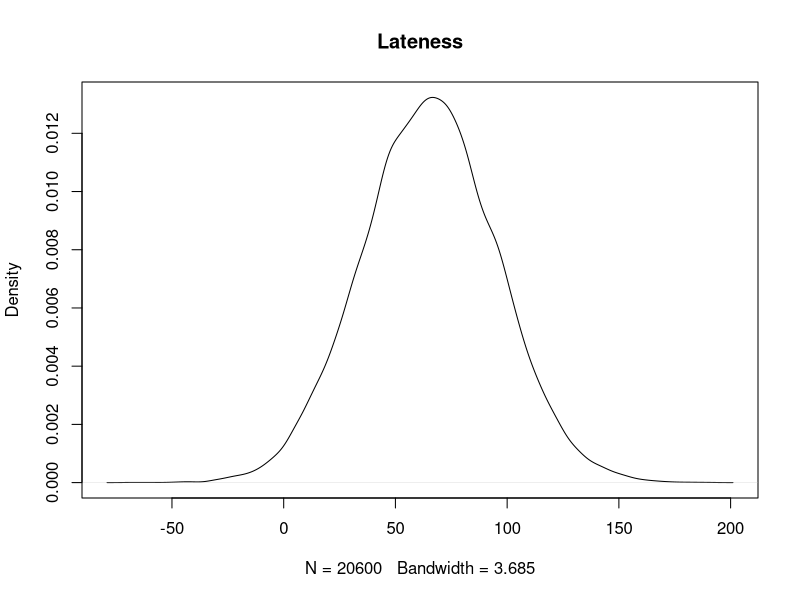

Write R code to recreate this figure.
## ---- chunk 1
knitr::opts_chunk$set(echo = TRUE)
## ---- chunk 2
start_time <- as.POSIXct("2018-01-01 01:04:00")
# train is every 20 minutes until 5:40ish
diff <- 60*20
times <- NULL
for(i in 1:15){
  if(i == 1){
    times[i] <- start_time
  } else {
    prev <- i - 1
  times[i] <- times[prev] + diff
  }
}
# train is every 10 minutes until 7:25ish
diff <- 60*10
for(i in 16:27){
  prev <- i - 1
  times[i] <- times[prev] + diff
}
# train is every 4-6 minutes until 12:25ish (will go with 5 mins)
diff <- 60*5
for(i in 28:88){
  prev <- i - 1
  times[i] <- times[prev] + diff
}
# train is every 6 minutes until 3:51ish
diff <- 60*6
for(i in 89:119){
  prev <- i - 1
  times[i] <- times[prev] + diff
}
# train is every 4-6 minutes until 9:37ish (pm) (will go with 5 mins)
diff <- 60*5
for(i in 119:187){
  prev <- i - 1
  times[i] <- times[prev] + diff
}
# train is every 6 minutes until 11ish
diff <- 60*6
for(i in 187:200){
  prev <- i - 1
  times[i] <- times[prev] + diff
}
# train is every 10 minutes till 12:50ish
diff <- 60*10
for(i in 201:206){
  prev <- i - 1
  times[i] <- times[prev] + diff
}
# convert back to POSIX
class(times) <- c('POSIXt', 'POSIXct')
## ---- chunk 3
norm_sims <- function(days,noise, seed){
  # Initiate data frame
  data <- NULL
  # Create timestamps for given # of days
  data$timestamp <- rep(times,days)
  # Add in the day id
  data$dayid <- rep(1:days, each = length(times))
  
  # Create the noise term (in seconds)
  set.seed(seed)
  data$noise <- rnorm(length(data$timestamp),noise,30)
  # Round for time 
  data$noise <- round(data$noise,0)
  
  # return the data
  return(as.data.frame(data))
}
## ---- chunk 4
sim1 <- norm_sims(days = 100, noise = 65, seed = 10314)

summary(sim1$noise)
plot(density(sim1$noise), main = "Lateness")
## ---- chunk 5
